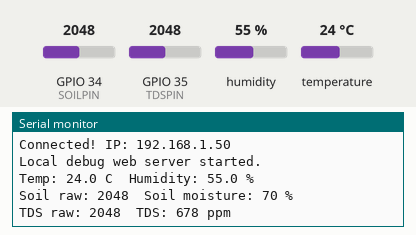
Bench run of a sketch on a simulated ESP32. On the bench: the last lines printed to the serial monitor. The inputs (shaded band) are chosen by the test bench; at power-on: humidity 55 %, GPIO 34 (SOILPIN) = 2048, GPIO 35 (TDSPIN) = 2048, temperature 24 °C. WiFi joins after 1.5 s; servers stay silent unless stated; uploads are accepted with an empty reply.

Above: at 2.7 s.
2.8 s: humidity set to 22 %
At 11.3 s:
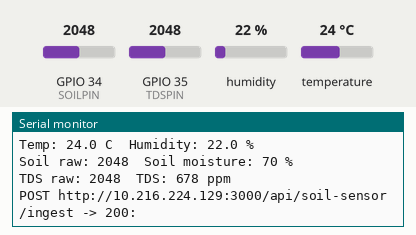
11.7 s: GPIO 34 (SOILPIN) set to 2866
At 12.9 s:
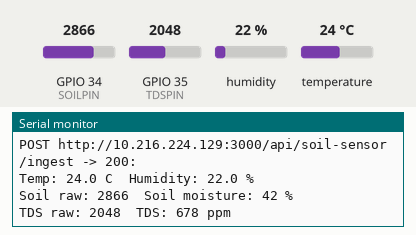
13.2 s: GPIO 35 (TDSPIN) set to 2866
At 14.5 s:
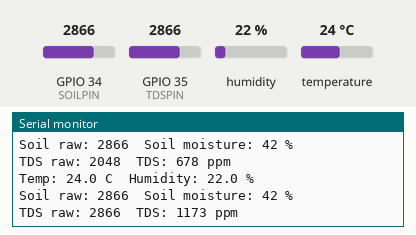
14.7 s: temperature set to 12 °C
16.2 s: GPIO 34 (SOILPIN) set to 3972
17.7 s: GPIO 35 (TDSPIN) set to 3972
At 18.4 s:
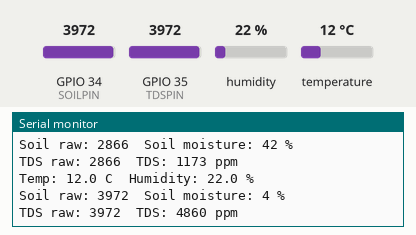
Timing chart, 0 to 20.2 s (numbered marks = the images above; inputs shaded):
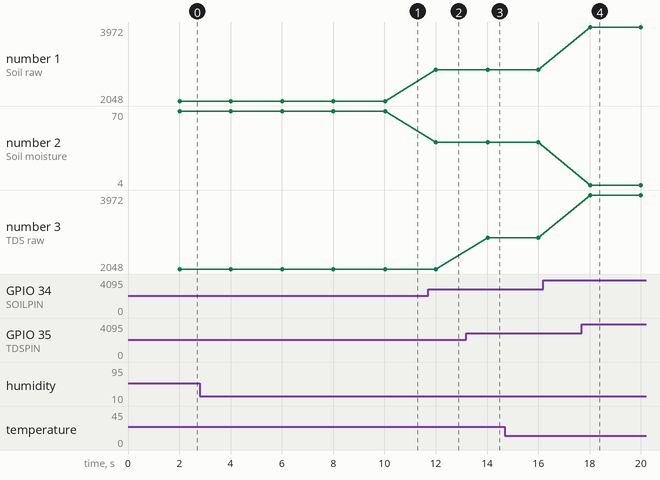

Measured:
- after the input at 2.8 s, the serial monitor: prints a new line after 3.2 s (image 1)
- after the input at 11.7 s, the serial monitor: prints a new line after 0.30 s (image 2)
- after the input at 13.2 s, the serial monitor: prints a new line after 0.82 s (image 3)
- after the input at 17.7 s, the serial monitor: prints a new line after 0.33 s (image 4)
- plotted number 1: 2048 → 2866 after the input at 11.7 s
- plotted number 2: 70 → 42 after the input at 11.7 s

The sketch:

dht11_soil_moisture_client.ino
```cpp
/* ============================================================
 * dht11_soil_moisture_client.ino — ESP32 + DHT11 + Analog Soil
 * Moisture Probe, feeding UZHAVU KAAPPAAN's Live Sensor mode
 * (backend/routes/soilSensor.js) over WiFi.
 *
 * This is the "Desk Weather Station" sketch adapted to also POST
 * readings to the app instead of only serving its own local page —
 * both are kept, since the local page is handy for on-site debugging
 * without opening the app.
 *
 * This board has NO NPK/pH sensor, so it only ever sends the
 * env fields the backend supports for that case: air_temperature,
 * air_humidity, soil_moisture, tds. It will never carry a soil_health_score
 * on its own — that still needs a real soil test (manual entry, or a
 * full 7-in-1 sensor — see esp32/soil_sensor_client.ino) at least once.
 * Once one exists, the app keeps showing it alongside this device's
 * live temp/humidity/moisture/tds rather than blanking it out.
 *
 * Wiring:
 *   DHT11 VCC  -> 3.3V
 *   DHT11 GND  -> GND
 *   DHT11 DATA -> GPIO 4
 *
 *   Soil sensor VCC -> 3.3V
 *   Soil sensor GND -> GND
 *   Soil sensor AO  -> GPIO 34 (analog input only pin)
 *
 *   TDS sensor VCC  -> 3.3V
 *   TDS sensor GND  -> GND
 *   TDS sensor AO   -> GPIO 35 (analog input only pin)
 *   (Measures a water sample — e.g. irrigation water or a soil-water
 *   extract — not the bare soil itself. A standard analog TDS probe's
 *   output is temperature-sensitive, so this reading is compensated
 *   using the DHT11's own temperature below.)
 *
 * Setup:
 *   1. Fill in WIFI_SSID / WIFI_PASSWORD / SERVER_HOST / DEVICE_KEY below.
 *   2. Upload. Open Serial Monitor (115200 baud) — it prints an IP like
 *      "Connected! IP: 192.168.1.55" once WiFi connects.
 *   3. Optional: open that IP in a browser for the standalone debug page
 *      (auto-refreshes every 3s). This is separate from — and doesn't
 *      require — the app itself.
 *   4. The app's Soil Analysis page -> Live Sensor (ESP32) toggle will
 *      start showing live readings once the first POST succeeds.
 *
 * Library required (Arduino IDE > Tools > Manage Libraries):
 *   - DHT sensor library (by Adafruit)
 * (WiFi.h, WebServer.h and HTTPClient.h ship with the ESP32 board package)
 * ============================================================ */

#include <WiFi.h>
#include <WebServer.h>
#include <HTTPClient.h>
#include <DHT.h>

// ---- WiFi credentials ----
const char* WIFI_SSID     = "YOUR_WIFI_NAME";
const char* WIFI_PASSWORD = "YOUR_WIFI_PASSWORD";

// ---- UZHAVU KAAPPAAN backend ----
// Full base URL of the machine running `npm start` — LAN IP (find with
// `ipconfig` / `ifconfig`, the WiFi adapter's IPv4), NOT localhost (the
// ESP32 is a different device on the network), including "http://" and
// the port, e.g. "http://192.168.1.42:3000".
const char* SERVER_HOST = "http://10.216.224.129:3000"; // <-- your backend LAN IP
const char* INGEST_PATH = "/api/soil-sensor/ingest";

// Must exactly match ESP32_DEVICE_KEY in backend/.env
const char* DEVICE_KEY  = "b2cd3ba3dca8ce14d6da53f323b802f759111246836157dc";
const char* DEVICE_ID   = "esp32-desk-station-01";

// Which farm this device belongs to (see /api/farms for valid ids)
const int FARM_ID = 101; // <-- set to your actual farm_id

const unsigned long POST_INTERVAL_MS = 10000; // 10s; raise for a real deployment

// ---- DHT setup ----
#define DHTPIN   4
#define DHTTYPE  DHT11
DHT dht(DHTPIN, DHTTYPE);

// ---- Soil moisture sensor setup ----
#define SOILPIN  34

// Raw ADC readings for calibration — adjust after testing your sensor.
// DRY_VALUE = reading in open air (fully dry)
// WET_VALUE = reading fully submerged in water
const int SOIL_DRY_VALUE = 4095;
const int SOIL_WET_VALUE = 1200;

// ---- TDS sensor setup (standard analog "Gravity" style probe) ----
#define TDSPIN   35
const float TDS_VREF = 3.3; // ADC reference voltage
const int   ADC_MAX  = 4095; // 12-bit ADC

WebServer server(80);

float lastTemp = NAN;
float lastHum  = NAN;
int   lastSoilRaw = -1;
int   lastSoilPercent = -1;
float lastTds = -1; // ppm; stays -1 until a valid reading is taken
unsigned long lastRead = 0;
unsigned long lastPost = 0;
const unsigned long READ_INTERVAL = 2000;

// ── Local debug webpage (unchanged from the original sketch) ─────────
void handleRoot() {
  String html = "<!DOCTYPE html><html><head>";
  html += "<meta http-equiv='refresh' content='3'>";
  html += "<meta name='viewport' content='width=device-width, initial-scale=1'>";
  html += "<title>Desk Weather Station</title>";
  html += "<style>";
  html += "body{font-family:sans-serif;background:#111;color:#eee;text-align:center;padding-top:60px;}";
  html += "h1{color:#4fd1c5;}";
  html += ".value{font-size:64px;margin:20px;}";
  html += ".label{font-size:20px;color:#aaa;}";
  html += ".err{color:#ff6b6b;}";
  html += "</style></head><body>";
  html += "<h1>Desk Weather Station</h1>";

  html += "<div class='label'>Temperature</div>";
  if (isnan(lastTemp)) {
    html += "<div class='value err'>Sensor Err</div>";
  } else {
    html += "<div class='value'>" + String(lastTemp, 1) + " &deg;C</div>";
  }

  html += "<div class='label'>Humidity</div>";
  if (isnan(lastHum)) {
    html += "<div class='value err'>Sensor Err</div>";
  } else {
    html += "<div class='value'>" + String(lastHum, 1) + " %</div>";
  }

  html += "<div class='label'>Soil Moisture</div>";
  if (lastSoilPercent < 0) {
    html += "<div class='value err'>Sensor Err</div>";
  } else {
    html += "<div class='value'>" + String(lastSoilPercent) + " %</div>";
  }

  html += "<div class='label'>TDS</div>";
  if (lastTds < 0) {
    html += "<div class='value err'>Sensor Err</div>";
  } else {
    html += "<div class='value'>" + String(lastTds, 0) + " ppm</div>";
  }

  html += "</body></html>";
  server.send(200, "text/html", html);
}

// ── POST the latest reading to the app ────────────────────────────
void postToServer() {
  if (isnan(lastTemp) && isnan(lastHum) && lastSoilPercent < 0 && lastTds < 0) return; // nothing valid to send yet

  if (WiFi.status() != WL_CONNECTED) {
    Serial.println("WiFi dropped — skipping this post.");
    return;
  }

  HTTPClient http;
  String url = String(SERVER_HOST) + INGEST_PATH;
  http.begin(url);
  http.addHeader("Content-Type", "application/json");
  http.addHeader("X-Device-Key", DEVICE_KEY);

  String body = "{\"farm_id\":" + String(FARM_ID) + ",\"device_id\":\"" + DEVICE_ID + "\"";
  if (!isnan(lastTemp))        body += ",\"air_temperature\":" + String(lastTemp, 1);
  if (!isnan(lastHum))         body += ",\"air_humidity\":" + String(lastHum, 1);
  if (lastSoilPercent >= 0)    body += ",\"soil_moisture\":" + String(lastSoilPercent);
  if (lastTds >= 0)            body += ",\"tds\":" + String(lastTds, 0);
  body += "}";

  int statusCode = http.POST(body);
  if (statusCode > 0) {
    Serial.printf("POST %s -> %d: %s\n", url.c_str(), statusCode, http.getString().c_str());
  } else {
    Serial.printf("POST failed: %s\n", http.errorToString(statusCode).c_str());
  }
  http.end();
}

void setup() {
  Serial.begin(115200);
  dht.begin();
  pinMode(SOILPIN, INPUT);
  pinMode(TDSPIN, INPUT);

  WiFi.begin(WIFI_SSID, WIFI_PASSWORD);
  Serial.print("Connecting to WiFi");
  while (WiFi.status() != WL_CONNECTED) {
    delay(500);
    Serial.print(".");
  }
  Serial.println();
  Serial.print("Connected! IP: ");
  Serial.println(WiFi.localIP());

  server.on("/", handleRoot);
  server.begin();
  Serial.println("Local debug web server started.");
}

void loop() {
  unsigned long now = millis();

  if (now - lastRead >= READ_INTERVAL) {
    lastRead = now;
    float h = dht.readHumidity();
    float t = dht.readTemperature();
    if (!isnan(h) && !isnan(t)) {
      lastTemp = t;
      lastHum  = h;
      Serial.printf("Temp: %.1f C  Humidity: %.1f %%\n", t, h);
    } else {
      Serial.println("Failed to read from DHT sensor!");
    }

    lastSoilRaw = analogRead(SOILPIN);
    int percent = map(lastSoilRaw, SOIL_DRY_VALUE, SOIL_WET_VALUE, 0, 100);
    lastSoilPercent = constrain(percent, 0, 100);
    Serial.printf("Soil raw: %d  Soil moisture: %d %%\n", lastSoilRaw, lastSoilPercent);

    // Standard analog TDS probe conversion (DFRobot Gravity formula),
    // temperature-compensated using the DHT11 reading above (falls back to
    // 25C — the formula's reference temperature — if that read failed).
    int tdsRaw = analogRead(TDSPIN);
    float tdsVoltage = tdsRaw / (float)ADC_MAX * TDS_VREF;
    float compensationTemp = isnan(lastTemp) ? 25.0 : lastTemp;
    float compensationCoefficient = 1.0 + 0.02 * (compensationTemp - 25.0);
    float compensationVoltage = tdsVoltage / compensationCoefficient;
    lastTds = (133.42 * pow(compensationVoltage, 3)
             - 255.86 * pow(compensationVoltage, 2)
             + 857.39 * compensationVoltage) * 0.5;
    lastTds = max(lastTds, 0.0f);
    Serial.printf("TDS raw: %d  TDS: %.0f ppm\n", tdsRaw, lastTds);
  }

  if (now - lastPost >= POST_INTERVAL_MS) {
    lastPost = now;
    postToServer();
  }

  server.handleClient();
}
```
